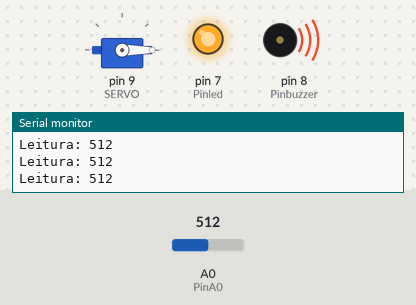
A sketch run on a simulated Arduino Uno, built with avr-gcc and run on an emulated ATmega328P. Parts: servo, output pins drawn as LEDs (lit = HIGH), buzzer (waves = sounding, pin HIGH), the last lines printed to the serial monitor. The inputs (shaded band) are chosen by the test bench; at power-on: A0 (PinA0) = 512.

Above: at 1.2 s.
1.3 s: A0 (PinA0) set to 108
2.8 s: A0 (PinA0) set to 90
At 4.0 s:
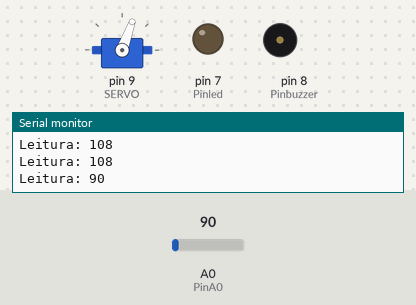
4.3 s: A0 (PinA0) set to 122
At 6.0 s:
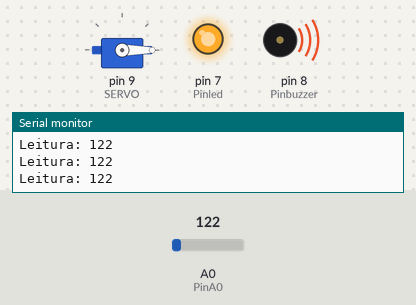
6.7 s: A0 (PinA0) set to 0
At 7.1 s:
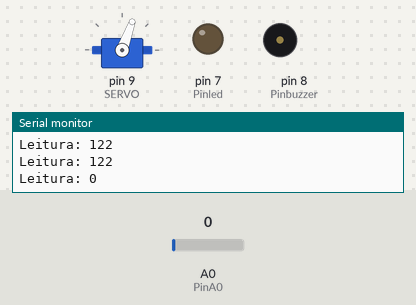
Timing chart, 0 to 9.2 s (numbered marks = the images above; inputs shaded):
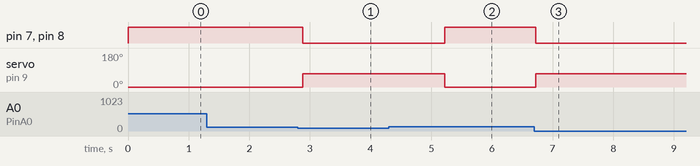

The sketch:

sensooor.ino
```cpp
#include <Servo.h>

#define SERVO 9 // Porta Digital 9 PWM

Servo s; // Variável tipo Servo
int pos; // Posição Servo
int Pinbuzzer = 8; //PINO UTILIZADO PELO BUZZER
int PinA0 = A0;//PINO UTILIZADO PELO SENSOR DE GÁS MQ-2
int Pinled = 7;

int leitura_sensor = 100;//DEFININDO UM VALOR LIMITE (NÍVEL DE GÁS NORMAL)


void setup() {
  s.attach(SERVO);
  s.write(0); // Inicia o motor na posição zero
  pinMode(PinA0, INPUT); //DEFINE O PINO COMO ENTRADA
  pinMode(Pinbuzzer, OUTPUT); //DEFINE O PINO COMO SAÍDA
  pinMode(Pinled, OUTPUT);
  Serial.begin(9600);//INICIALIZA A SERIAL

}

void loop() {
  int valor_analogico = analogRead(PinA0); //VARIÁVEL RECEBE O VALOR LIDO NO PINO ANALÓGICO
  Serial.print("Leitura: "); //EXIBE O TEXTO NO MONITOR SERIAL
  Serial.println(valor_analogico);// MOSTRA NO MONITOR SERIAL O VALOR LIDO DO PINO ANALÓGICO

  if (valor_analogico > leitura_sensor) { //SE VALOR LIDO NO PINO ANALÓGICO FOR MAIOR QUE O VALOR LIMITE, FAZ
    digitalWrite(8, HIGH); //ATIVA O BUZZER E O MESMO EMITE O SINAL SONORO
    digitalWrite(7, HIGH);
    s.write(0);
    delay(15);
  }
  else { //SENÃO, FAZ
    digitalWrite(8, LOW);//BUZZER DESLIGADO
    digitalWrite(7, LOW);
    for (pos = 70; pos >= 0; pos--)
    {
      s.write(70);
      delay(15);
    }
  }
  delay(100); //INTERVALO DE 100 MILISSEGUNDOS

}
```

Measured:
- the behaviour switches between 101 and 100 on A0 (PinA0) (found by bisection; images 0 and 1)
- after the input at 2.8 s, pin 7 (Pinled), pin 8 (Pinbuzzer): HIGH → LOW after 0.09 s; servo on pin 9 (SERVO): 0° → 70° after 0.09 s
- after the input at 4.3 s, pin 7 (Pinled), pin 8 (Pinbuzzer): LOW → HIGH after 0.92 s; servo on pin 9 (SERVO): 70° → 0° after 0.92 s
- after the input at 6.7 s, pin 7 (Pinled), pin 8 (Pinbuzzer): HIGH → LOW at once; servo on pin 9 (SERVO): 0° → 70° at once
